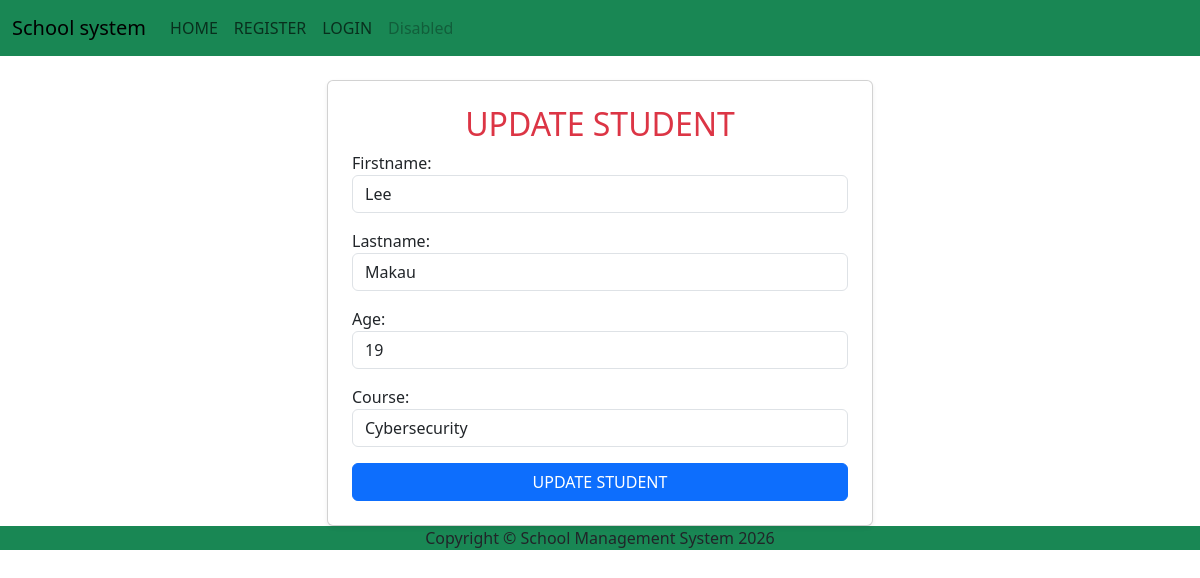
The app's page /update/18 with its own data.
### myapp/models.py (models this page shows, shortened)
class Student(models.Model):
    firstname = models.CharField(max_length=50)
    lastname = models.CharField(max_length=50)
    age = models.IntegerField()
    course = models.CharField(max_length=50)

### myapp/views.py (the view)
# urls.py: path('update/<int:id>', views.update_student, name='update'),
def update_student(request,id):
    student=get_object_or_404(Student, pk=id)
    form=StudentForm(request.POST or None, instance=student)
    if form.is_valid():
        form.save()
        return redirect('students')
    return render(request,'studentform.html',{'form':form})

### myapp/forms.py
class StudentForm(forms.ModelForm):
  class Meta:
    model = Student
    fields=['firstname','lastname','age','course']
    widgets = {
         'firstname': forms.TextInput(attrs={'class': 'form-control', 'placeholder': 'Enter first name'}),
         'lastname': forms.TextInput(attrs={'class': 'form-control', 'placeholder': 'Enter last name'}),
         'age': forms.NumberInput(attrs={'class': 'form-control', 'placeholder': 'Enter age'}),
         'course': forms.Select(choices=[
           ('Full Stack Development', 'Full Stack Development'),
             ('Data Science', 'Data Science'),
               ('Cybersecurity', 'Cybersecurity'),
               ('Cloud Computing', 'Cloud Computing'),
               ('Mobile App Development', 'Mobile App Development'),
               ('UI/UX Design', 'UI/UX Design'),
               ('Artificial Intelligence', 'Artificial Intelligence'),
         ]
         ,attrs={'class': 'form-control'}),
    }

### myapp/templates/studentform.html (shortened to what this page needs)
{%extends 'base.html'%}
{% block content %}
<div class="container mt-4">
  <div class="row justify-content-center">
    <div class="col-md-6">
      <div class="card shadow-sm p-4">
    <h2 class="text-danger text-center" >
      {%if form.instance.pk %}
      UPDATE STUDENT
      {% else %}
      ADD STUDENT
      {% endif %}
    </h2>
     <form method="post">
    {{form.as_p}}
    <button class="btn btn-primary w-100" type="submit">
    {% if form.instance.pk %}
    UPDATE STUDENT
    {% else %}
    ADD STUDENT
    {% endif %}
  </button>
      </form>
</div>
</div>
</div>
</div>
{% endblock %}

### records on screen
Student: firstname "Lee", lastname "Makau", age "19", course "Cybersecurity"
